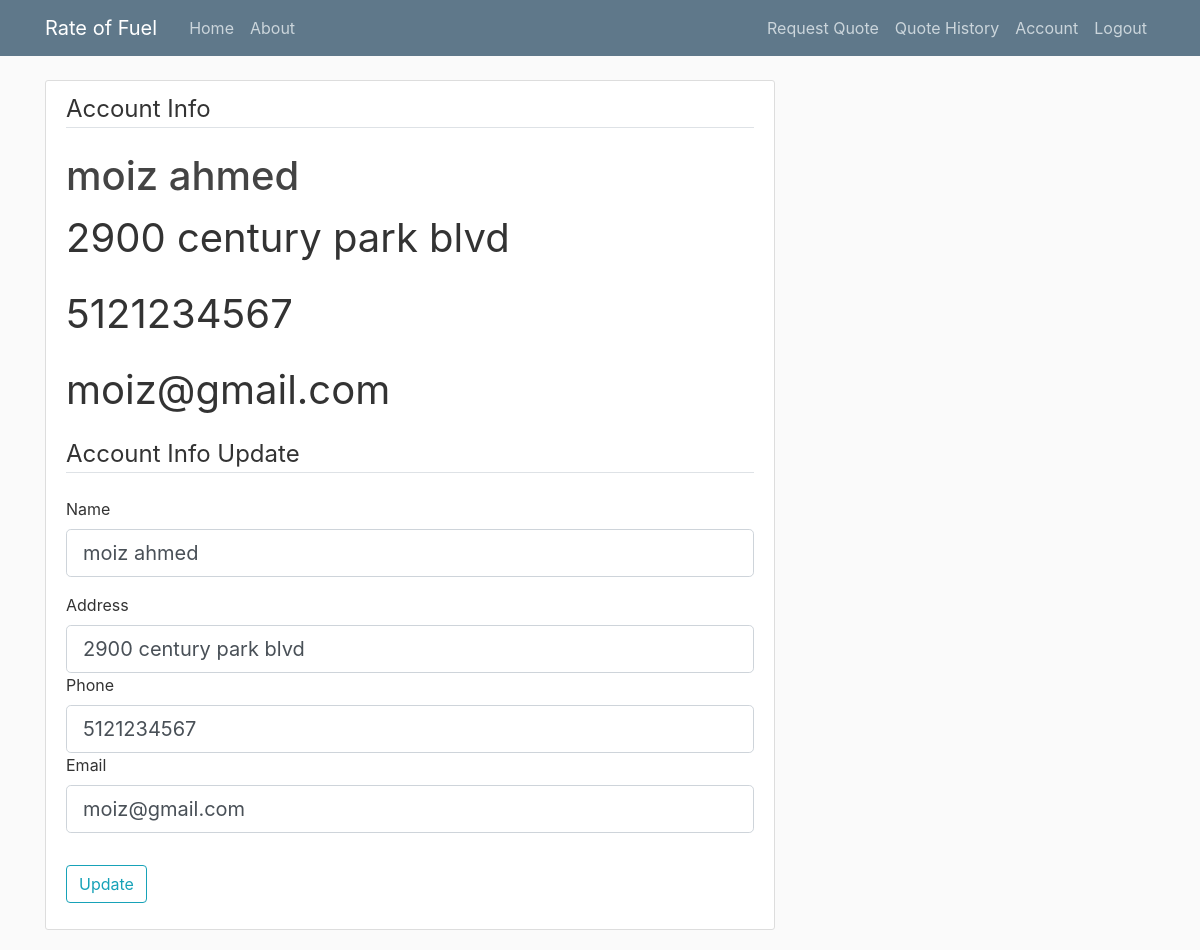
Page /account (signed in) on the committed database.
### app/models.py (models this page shows, shortened)
class Client(db.Model, UserMixin):
    clientID = db.Column(db.Integer, primary_key=True)
    username = db.Column(db.String(20), unique=True, nullable=False)
    name = db.Column(db.String(255), nullable=False)
    address = db.Column(db.String(255), nullable=False)
    city = db.Column(db.String(100), nullable=False)
    state = db.Column(db.String(2), nullable=False)
    zip = db.Column(db.String(10), nullable=False)
    phone = db.Column(db.String(10), nullable=False)
    email = db.Column(db.String(255), nullable=False)
    password = db.Column(db.String(60), nullable=False)
    quotes = db.relationship('Quotes', backref='author', lazy=True)

### app/routes.py (the view)
@app.route("/account", methods=['GET', 'POST'])
@login_required
def account():
    form = UpdateAccountForm()
    if form.validate_on_submit():
        current_user.name = form.name.data
        current_user.address = form.address.data
        current_user.phone = form.phone.data
        current_user.email = form.email.data
        db.session.commit()
        flash('Your account has been updated!', 'success')
        return redirect(url_for('account'))
    elif request.method == 'GET':
        form.name.data = current_user.name
        form.address.data = current_user.address
        form.phone.data = current_user.phone
        form.email.data = current_user.email
    return render_template('account.html', title='Account', form=form)

### app/forms.py (shortened to what this page needs)
class UpdateAccountForm(FlaskForm):
    name = StringField('Name', validators=[DataRequired()])
    address = StringField('Address', validators=[DataRequired()])
    phone = StringField('Phone', validators=[DataRequired(), Length(min=10, max=10)])
    email = StringField('Email', validators=[DataRequired(), Email()])
    submit = SubmitField('Update')

### app/models.py (called while the page is built)
@login_manager.user_loader
def load_user(client_id):
    return Client.query.get(int(client_id))

### app/templates/account.html (shortened to what this page needs)
{% extends "template.html" %}
{% block content %}
    <div class="content-section">
        <div class="media-body">
            <legend class="border-bottom mb-4">Account Info</legend>
            <h2 class="account-heading">{{ current_user.name }}</h2>
            <p class="account-heading">{{ current_user.address }}</p>
            <p class="account-heading">{{ current_user.phone }}</p>
            <p class="account-heading">{{ current_user.email }}</p>
        </div>
        <form method="POST" action="" enctype="multipart/form-data">
            <fieldset class="form-group">
                <legend class="border-bottom mb-4">Account Info Update</legend>
                <div class="form-group">
                    {{ form.name.label(class="form-control-label") }}
                    {% if form.name.errors %}
                        {{ form.name(class="form-control form-control-lg is-invalid") }}
                        <div class="invalid-feedback">
                            {% for error in form.name.errors %}
                                <span>{{ error }}</span>
                            {% endfor %}
                        </div>
                    {% else %}
                        {{ form.name(class="form-control form-control-lg") }}
                    {% endif %}
                </div>
                <div class="form-group">
                    {{ form.address.label(class="form-control-label") }}
                    {% if form.address.errors %}
                        {{ form.address(class="form-control form-control-lg is-invalid") }}
                        <div class="invalid-feedback">
                            {% for error in form.address.errors %}
                                <span>{{ error }}</span>
                            {% endfor %}
                        </div>
                    {% else %}
                        {{ form.address(class="form-control form-control-lg") }}
                    {% endif %}
                <div class="form-group">
                    {{ form.phone.label(class="form-control-label") }}
                    {% if form.phone.errors %}
                        {{ form.phone(class="form-control form-control-lg is-invalid") }}
                        <div class="invalid-feedback">
                            {% for error in form.phone.errors %}
                                <span>{{ error }}</span>
                            {% endfor %}
                        </div>
                    {% else %}
                        {{ form.phone(class="form-control form-control-lg") }}
                    {% endif %}
                <div class="form-group">
                    {{ form.email.label(class="form-control-label") }}
                    {% if form.email.errors %}
                        {{ form.email(class="form-control form-control-lg is-invalid") }}
                        <div class="invalid-feedback">
                            {% for error in form.email.errors %}
                                <span>{{ error }}</span>
                            {% endfor %}
                        </div>
                    {% else %}
                        {{ form.email(class="form-control form-control-lg") }}
                    {% endif %}
                </div>
            </fieldset>
            <div class="form-group">
                {{ form.submit(class="btn btn-outline-info") }}
            </div>
        </form>
    </div>
{% endblock content %}

### app/static/template.css (style rules this page uses)
body { background: #fafafa; color: #333333; margin-top: 5rem; }
h1, h2, h3, h4, h5, h6 { color: #444444; }
.content-section { background: #ffffff; padding: 10px 20px; border: 1px solid #dddddd; border-radius: 3px; margin-bottom: 20px; }
.account-heading { font-size: 2.5rem; }

### rows in the picture
Client: name "moiz ahmed", address "2900 century park blvd", phone "5121234567", email "moiz@gmail.com"
